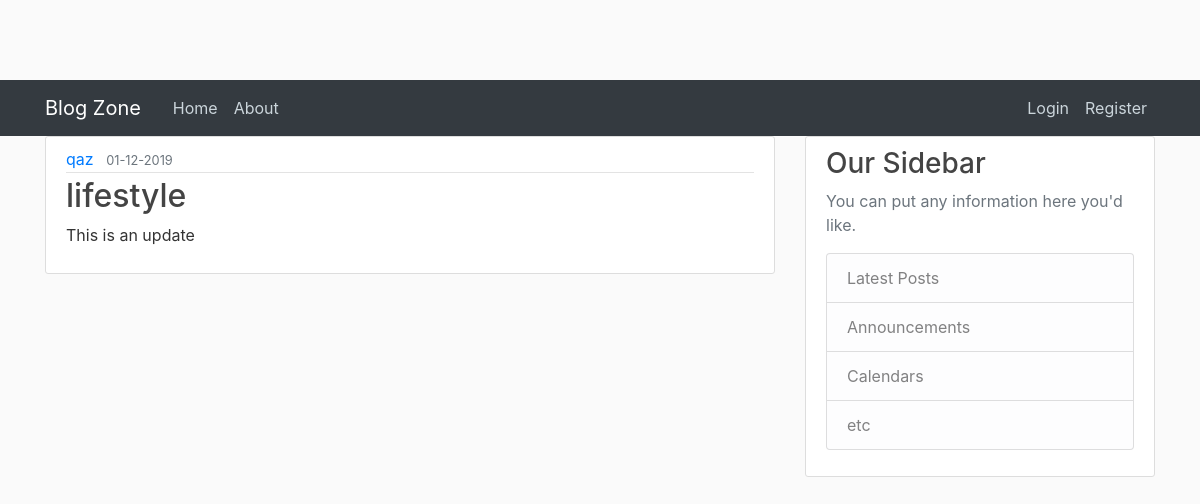
/blog/1, run on an earlier commit of the app's database.
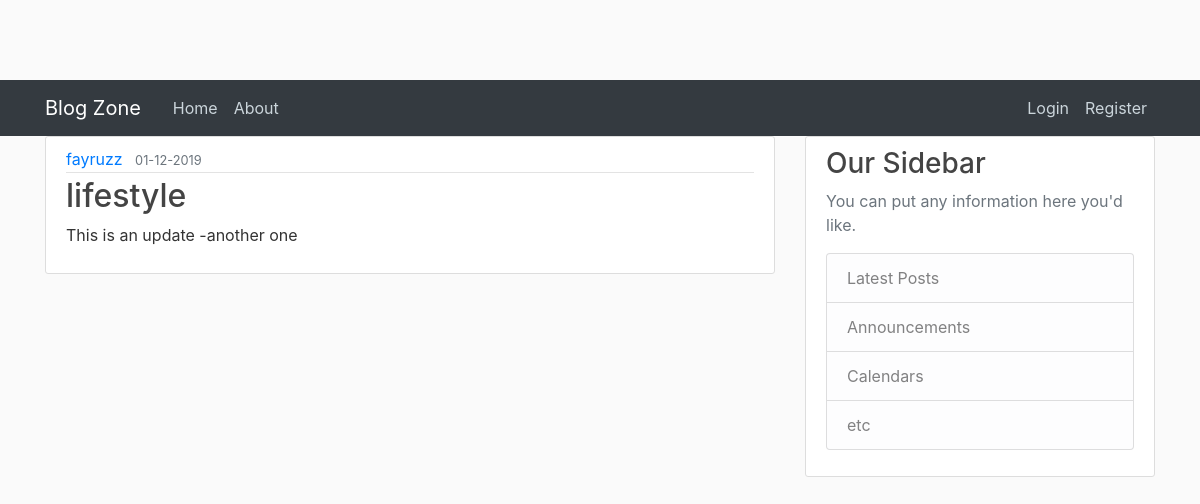
And on a later commit of the database.
### app/models.py (models this page shows, shortened)
class User(db.Model,UserMixin):
  id =db.Column(db.Integer,primary_key= True)
  email =db.Column(db.String(100),unique= True,nullable= False)
  username =db.Column(db.String(100),unique= True,nullable= False)
  image_file =db.Column(db.String(100),nullable= False, default="default.jpeg")
  password =db.Column(db.String(100),nullable= False)
  posts =db.relationship('Post',backref= 'author',lazy=True)

class Post(db.Model):
  id =db.Column(db.Integer,primary_key= True)
  title =db.Column(db.String(100),nullable= False)
  date_posted =db.Column(db.DateTime,nullable= False,default=datetime.utcnow)
  content =db.Column(db.Text,nullable= False)
  user_id= db.Column(db.Integer,db.ForeignKey('user.id'),nullable=False)

### app/views.py (the view)
@app.route('/blog/<int:post_id>')
def blog(post_id):
  post =Post.query.get_or_404(post_id)
  return render_template('blog.html',title= post.title,post=post)

### app/templates/blog.html (shortened to what this page needs)
{%extends "base.html"%}
{% block content %}
<article class="media content-section">
  <div class="media-body">
    <div class="article-metadata">
      <a class="mr-2" href="#">{{ post.author.username }}</a>
      <small class="text-muted">{{ post.date_posted.strftime('%d-%m-%Y')}}</small>
    </div>
    <h2 class="article-title">{{ post.title }}</h2>
    <p class="article-content">{{ post.content }}</p>
  </div>
</article>
{% endblock %}

What changed in the data, as far as the page shows it:
changed User: author.username "qaz" → "fayruzz"
changed Post "lifestyle": content "This is an update" → "This is an update -another one"
